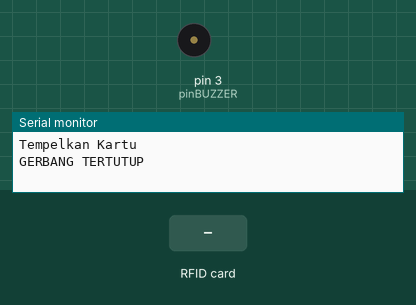
A sketch run on a simulated Arduino Uno, built with avr-gcc and run on an emulated ATmega328P. Shown: buzzer (waves = sounding, pin HIGH), the last lines printed to the serial monitor. The inputs (shaded band) are chosen by the test bench. Pins used as bus, display or sensor lines are not drawn.

Above: at 1.2 s.
1.3 s: RFID card 5E 7A 19 C4 held to the reader
At 1.8 s:
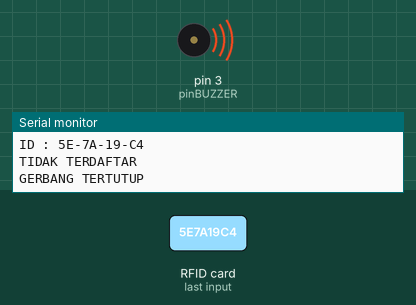
Timing chart, 0 to 4.3 s (numbered marks = the images above; inputs shaded):
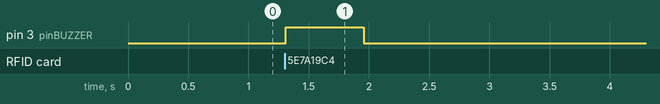

Measured:
- after the input at 1.3 s, pin 3 (pinBUZZER): LOW → HIGH at once, → LOW 0.65 s later

The sketch:

7.RFID_INFRARED_BUZZER.ino
```cpp
//Download dan masukan Library MFRC522
#include <SPI.h>
#include <MFRC522.h>

String uidString;

//inisialisasi output
int pinBUZZER = 3;
int pinINFRARED = 5;

#define SS_PIN 10
#define RST_PIN 9

MFRC522 mfrc522(SS_PIN, RST_PIN);

void bunyibuzzeroke() {
    digitalWrite(pinBUZZER, HIGH);
    delay(150);
    digitalWrite(pinBUZZER, LOW);
    delay(50);
    digitalWrite(pinBUZZER, HIGH);
    delay(150);
    digitalWrite(pinBUZZER, LOW);
    delay(50);
}
 void bunyibuzzergagal() {
    digitalWrite(pinBUZZER, HIGH);
    delay(650);
    digitalWrite(pinBUZZER, LOW);
    delay(50);
}
 void readRFID() {
    mfrc522.PICC_ReadCardSerial();
    //PEMBATAS BISA DIRUBAH SESUAI KEINGINAN, DISINI YANG DIGUNAKAN "-"
    uidString = String(mfrc522.uid.uidByte[0],HEX) + "-" +
                String(mfrc522.uid.uidByte[1],HEX) + "-" +
                String(mfrc522.uid.uidByte[2],HEX) + "-" +
                String(mfrc522.uid.uidByte[3],HEX);
                uidString.toUpperCase();
 }


void setup() {
 //Menentukan Fungsionalitas dari PIN pada Microcontroller

 Serial.begin(115200);
 SPI.begin();
 mfrc522.PCD_Init();
 pinMode (pinBUZZER, OUTPUT);
 Serial.println ("Tempelkan Kartu");
 pinMode (pinINFRARED, INPUT);
 Serial.println ("GERBANG TERTUTUP");

}


void loop() {
  //BACADATA
    if(mfrc522.PICC_IsNewCardPresent()){
    readRFID();
    Serial.print("ID : ");
    Serial.println(uidString);
    if(uidString=="5-8D-4-AE"){
    bunyibuzzeroke();
    Serial.println("BERHASIL");
    delay(500);
    Serial.println("SILAHKAN MASUK");
    Serial.println("GERBANG TERBUKA");
    while(1){
      int state = digitalRead(pinINFRARED);
      if (state == 1){
      state =1;
      }else {
      Serial.println("GERBANG TERTUTUP");
      break;
      }
    }
    }

    else{
    Serial.println("TIDAK TERDAFTAR");
    Serial.println("GERBANG TERTUTUP");
    bunyibuzzergagal();
    }

}
}
```
